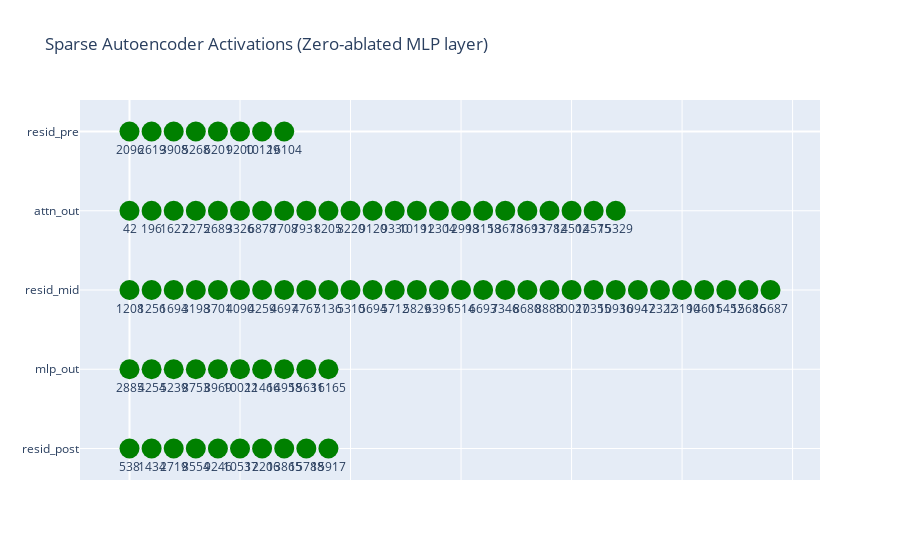
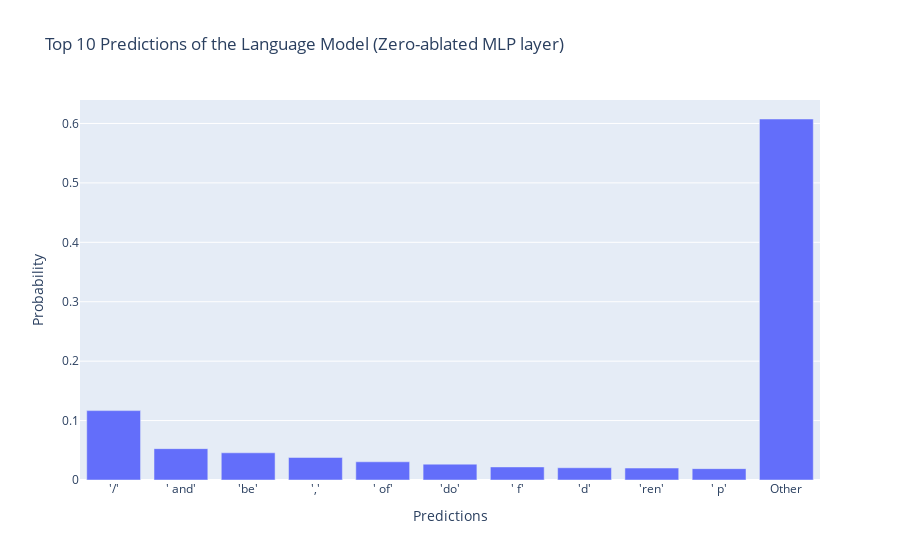

Notebook code cell kept with these figures, in order:
### Markdown cell above
### I'm curious, what happens if I ablate mlp_out?
I think it should be possible to implement this behavior using only embed, attn,
and unembed. Is that actually what's happening?

### Code cell
with model.hooks(fwd_hooks=[(get_act_name("mlp_out", 0), full_zero_ablate_hook)]):
    no_attn_logits, no_attn_cache = model.run_with_cache(prompt)
    plot_sae_activations(no_attn_cache, "(Zero-ablated MLP layer)")
    logits_plot(no_attn_logits, "(Zero-ablated MLP layer)")

### Figure 1 — Plotly figure (JSON) as saved in the notebook; plotly's stock layout.template omitted (floating-point values rounded to 4 significant figures)
{"data": [{"hoverinfo": "text", "hovertext": ["Feature 2096", "Feature 2619", "Feature 3908", "Feature 5268", "Feature 6201", "Feature 9200", "Feature 10129", "Feature 16104"], "marker": {"color": "green", "size": 20}, "mode": "markers+text", "name": "resid_pre", "text": ["2096", "2619", "3908", "5268", "6201", "9200", "10129", "16104"], "textposition": "bottom center", "type": "scatter", "x": [0, 1, 2, 3, 4, 5, 6, 7], "y": [0, 0, 0, 0, 0, 0, 0, 0]}, {"hoverinfo": "text", "hovertext": ["Feature 42", "Feature 196", "Feature 1627", "Feature 2275", "Feature 2689", "Feature 3326", "Feature 6878", "Feature 7708", "Feature 7931", "Feature 8205", "Feature 8220", "Feature 9120", "Feature 9330", "Feature 10191", "Feature 12304", "Feature 12998", "Feature 13158", "Feature 13678", "Feature 13693", "Feature 13782", "Feature 14502", "Feature 14575", "Feature 15329"], "marker": {"color": "green", "size": 20}, "mode": "markers+text", "name": "attn_out", "text": ["42", "196", "1627", "2275", "2689", "3326", "6878", "7708", "7931", "8205", "8220", "9120", "9330", "10191", "12304", "12998", "13158", "13678", "13693", "13782", "14502", "14575", "15329"], "textposition": "bottom center", "type": "scatter", "x": [0, 1, 2, 3, 4, 5, 6, 7, 8, 9, 10, 11, 12, 13, 14, 15, 16, 17, 18, 19, 20, 21, 22], "y": [1, 1, 1, 1, 1, 1, 1, 1, 1, 1, 1, 1, 1, 1, 1, 1, 1, 1, 1, 1, 1, 1, 1]}, {"hoverinfo": "text", "hovertext": ["Feature 1208", "Feature 1256", "Feature 1694", "Feature 3198", "Feature 3701", "Feature 4090", "Feature 4259", "Feature 4697", "Feature 4767", "Feature 5136", "Feature 5310", "Feature 5694", "Feature 5712", "Feature 5829", "Feature 6391", "Feature 6514", "Feature 6693", "Feature 7346", "Feature 8680", "Feature 8888", "Feature 10027", "Feature 10355", "Feature 10936", "Feature 10947", "Feature 12322", "Feature 13190", "Feature 14601", "Feature 15452", "Feature 15686", "Feature 15687"], "marker": {"color": "green", "size": 20}, "mode": "markers+text", "name": "resid_mid", "text": ["1208", "1256", "1694", "3198", "3701", "4090", "4259", "4697", "4767", "5136", "5310", "5694", "5712", "5829", "6391", "6514", "6693", "7346", "8680", "8888", "10027", "10355", "10936", "10947", "12322", "13190", "14601", "15452", "15686", "15687"], "textposition": "bottom center", "type": "scatter", "x": [0, 1, 2, 3, 4, 5, 6, 7, 8, 9, 10, 11, 12, 13, 14, 15, 16, 17, 18, 19, 20, 21, 22, 23, 24, 25, 26, 27, 28, 29], "y": [2, 2, 2, 2, 2, 2, 2, 2, 2, 2, 2, 2, 2, 2, 2, 2, 2, 2, 2, 2, 2, 2, 2, 2, 2, 2, 2, 2, 2, 2]}, {"hoverinfo": "text", "hovertext": ["Feature 2885", "Feature 4254", "Feature 5239", "Feature 8753", "Feature 8969", "Feature 10022", "Feature 11466", "Feature 14958", "Feature 15631", "Feature 16165"], "marker": {"color": "green", "size": 20}, "mode": "markers+text", "name": "mlp_out", "text": ["2885", "4254", "5239", "8753", "8969", "10022", "11466", "14958", "15631", "16165"], "textposition": "bottom center", "type": "scatter", "x": [0, 1, 2, 3, 4, 5, 6, 7, 8, 9], "y": [3, 3, 3, 3, 3, 3, 3, 3, 3, 3]}, {"hoverinfo": "text", "hovertext": ["Feature 538", "Feature 1434", "Feature 2719", "Feature 8554", "Feature 9246", "Feature 10537", "Feature 12206", "Feature 13865", "Feature 15788", "Feature 15917"], "marker": {"color": "green", "size": 20}, "mode": "markers+text", "name": "resid_post", "text": ["538", "1434", "2719", "8554", "9246", "10537", "12206", "13865", "15788", "15917"], "textposition": "bottom center", "type": "scatter", "x": [0, 1, 2, 3, 4, 5, 6, 7, 8, 9], "y": [4, 4, 4, 4, 4, 4, 4, 4, 4, 4]}], "layout": {"showlegend": false, "title": {"text": "Sparse Autoencoder Activations (Zero-ablated MLP layer)"}, "xaxis": {"showticklabels": false, "title": {"text": ""}}, "yaxis": {"autorange": "reversed", "tickmode": "array", "ticktext": ["resid_pre", "attn_out", "resid_mid", "mlp_out", "resid_post"], "tickvals": [0, 1, 2, 3, 4]}}}

### Figure 2 — Plotly figure (JSON) as saved in the notebook; plotly's stock layout.template omitted (floating-point values rounded to 4 significant figures)
{"data": [{"alignmentgroup": "True", "hovertemplate": "Predictions=%{x}<br>Probability=%{y}<extra></extra>", "legendgroup": "", "marker": {"color": "#636efa", "pattern": {"shape": ""}}, "name": "", "offsetgroup": "", "orientation": "v", "showlegend": false, "textposition": "auto", "type": "bar", "x": ["'/'", "' and'", "'be'", "','", "' of'", "'do'", "' f'", "'d'", "'ren'", "' p'", "Other"], "xaxis": "x", "y": [0.1168, 0.0528, 0.04577, 0.03791, 0.03065, 0.02668, 0.022, 0.02064, 0.02011, 0.01914, 0.6075], "yaxis": "y"}], "layout": {"barmode": "relative", "legend": {"tracegroupgap": 0}, "title": {"text": "Top 10 Predictions of the Language Model (Zero-ablated MLP layer)"}, "xaxis": {"anchor": "y", "domain": [0, 1], "title": {"text": "Predictions"}}, "yaxis": {"anchor": "x", "domain": [0, 1], "title": {"text": "Probability"}}}}
